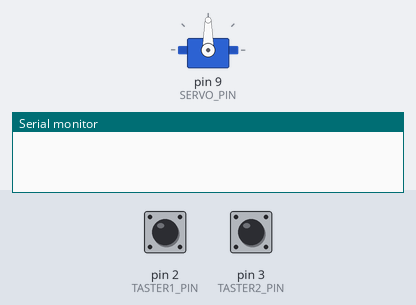
The sketch below on a simulated Arduino Uno, built with avr-gcc and run on an emulated ATmega328P. Parts: servo, the last lines printed to the serial monitor. Inputs (shaded band) come from the test bench; at power-on: pin 2 (TASTER1_PIN) LOW, pin 3 (TASTER2_PIN) LOW.

Above: at 1.2 s.
1.3 s: pin 2 (TASTER1_PIN) pulled HIGH for 3.2 s
At 1.7 s:
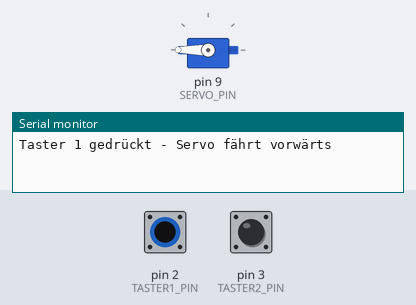
6.8 s: pin 3 (TASTER2_PIN) pulled HIGH for 0.15 s
At 7.1 s:
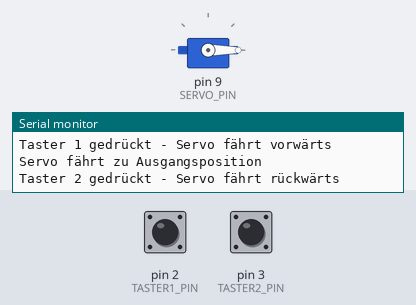
9.3 s: pin 3 (TASTER2_PIN) pulled HIGH for 3.2 s
At 13.9 s:
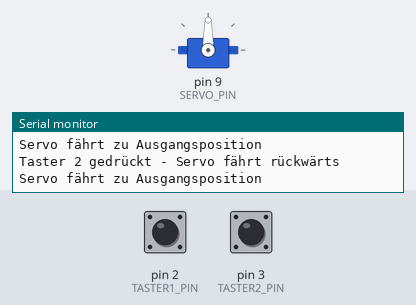
Timing chart, 0 to 15.4 s (numbered marks = the images above; inputs shaded):
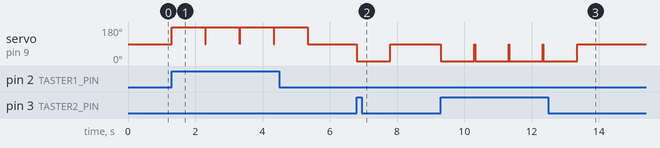

Measured:
- after the input at 1.3 s, servo on pin 9 (SERVO_PIN): 90° → 180° at once, → 90° 4.0 s later
- after the input at 6.8 s, servo on pin 9 (SERVO_PIN): 90° → 0° at once, → 90° 1.0 s later
- after the input at 9.3 s, servo on pin 9 (SERVO_PIN): 90° → 0° at once, → 90° 4.1 s later

The sketch:

2.3-Servo.ino
```cpp
#include <Servo.h>

const int TASTER1_PIN = 2;
const int TASTER2_PIN = 3;
const int SERVO_PIN = 9;

Servo servo;

void setup() {
  Serial.begin(9600);

  pinMode(TASTER1_PIN, INPUT);
  pinMode(TASTER2_PIN, INPUT);

  servo.attach(SERVO_PIN);
}

void loop() {
  if (digitalRead(TASTER1_PIN) == HIGH) {
    Serial.println("Taster 1 gedrückt - Servo fährt vorwärts");
    servo.write(180);
    delay(1000);
    servo.write(90);
    Serial.println("Servo fährt zu Ausgangsposition");
  }

  if (digitalRead(TASTER2_PIN) == HIGH) {
    Serial.println("Taster 2 gedrückt - Servo fährt rückwärts");
    servo.write(0);
    delay(1000);
    servo.write(90);
    Serial.println("Servo fährt zu Ausgangsposition");
  }
}
```
